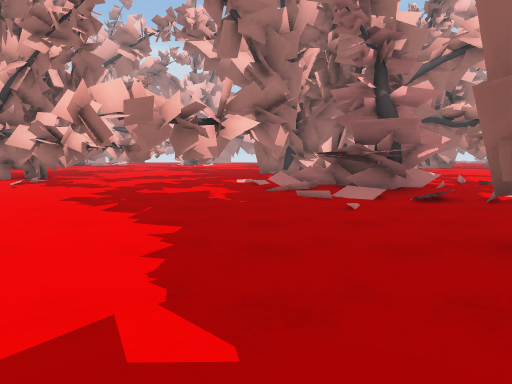
View 1 (above)

24 first-person views from a walk through a scene from a Unity 3-D project. The camera is 1.4 m above the floor, tilts 6° down and sees 75° across. The floor is counted in squares, 2 m on a side. Each view is taken from the middle of a square. On the plan, view 1 faces up. The plan holds only what a view shows up to about 10 squares ahead; the rest is blank. The place goes on beyond the plan.

View 2
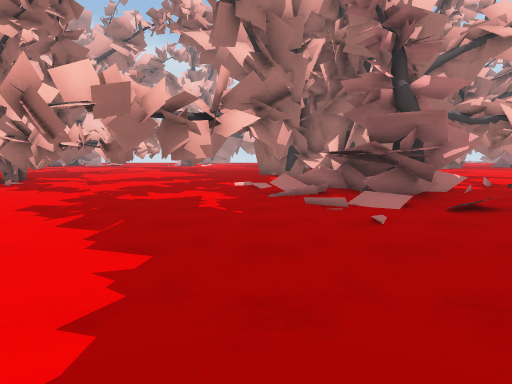

View 3
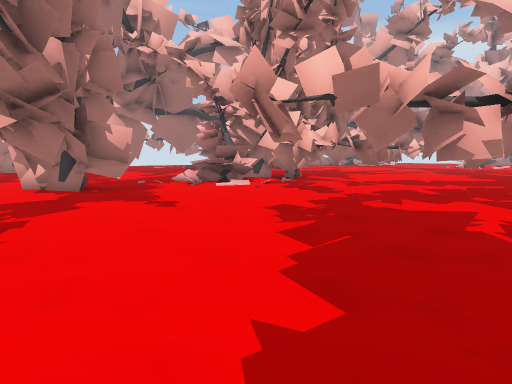

View 4
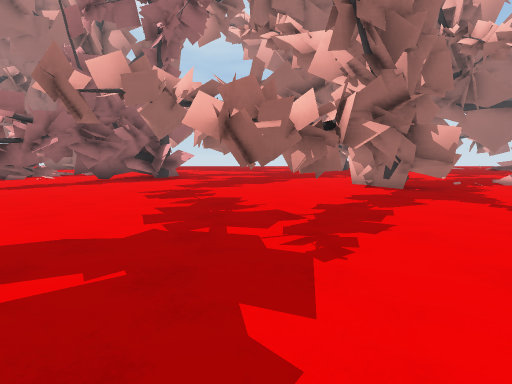

View 5
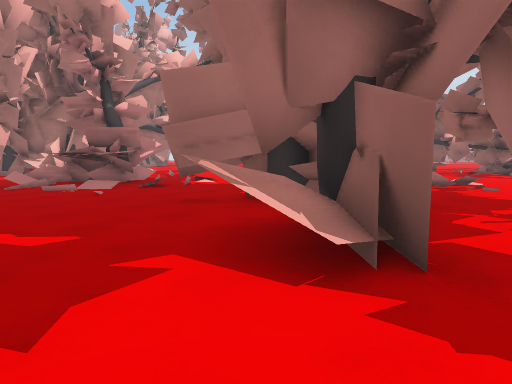

View 6
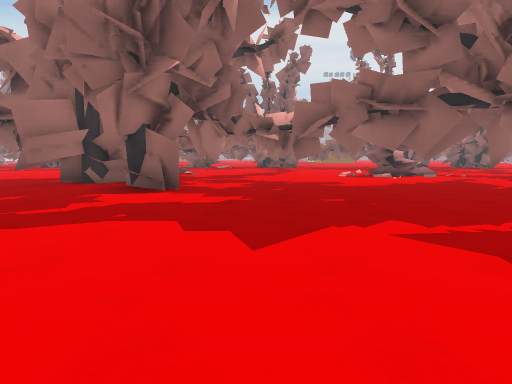

View 7
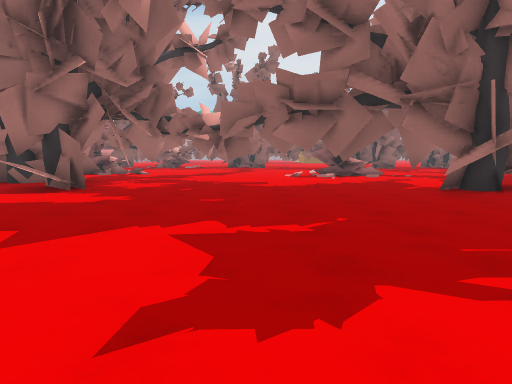

View 8
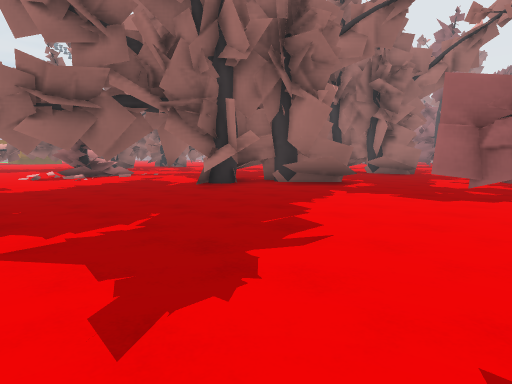

View 9
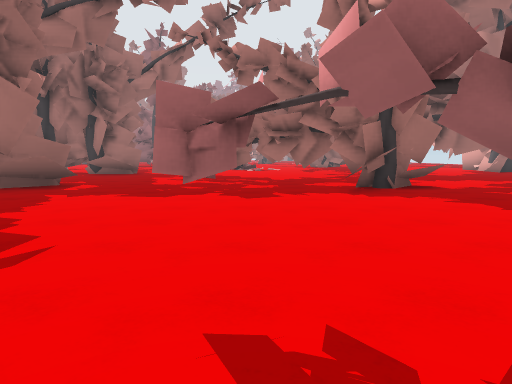

View 10
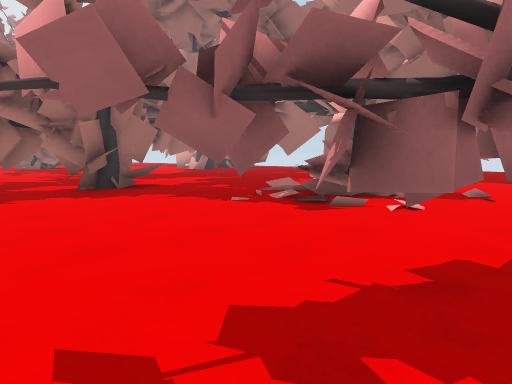

View 11
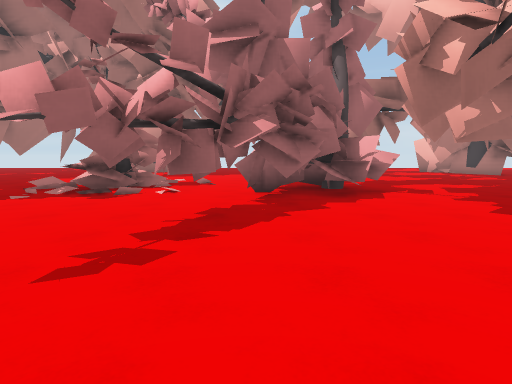

View 12
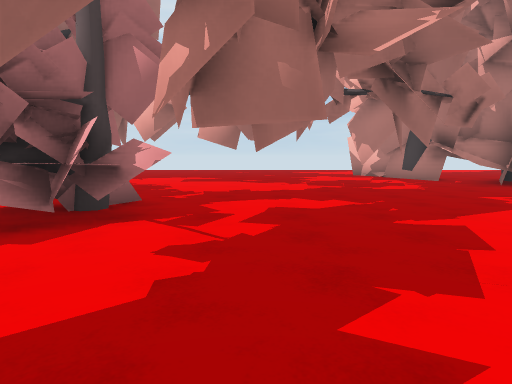

View 13
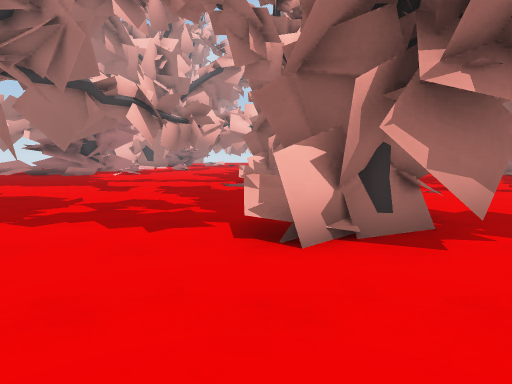

View 14
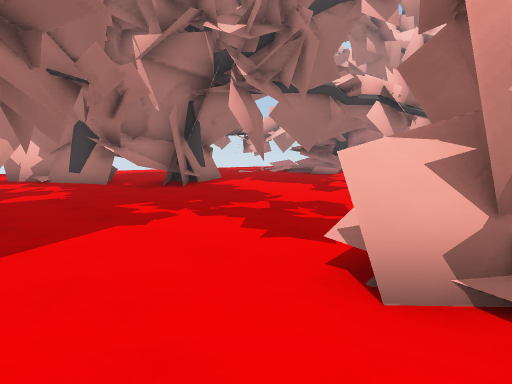

View 15
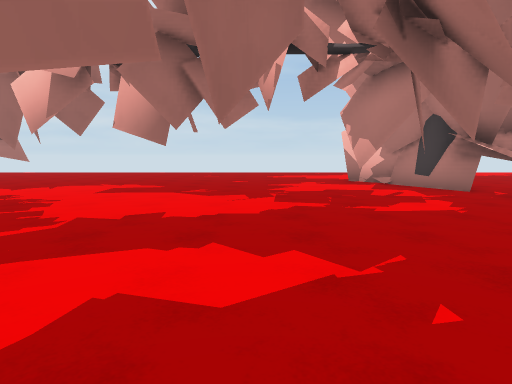

View 16
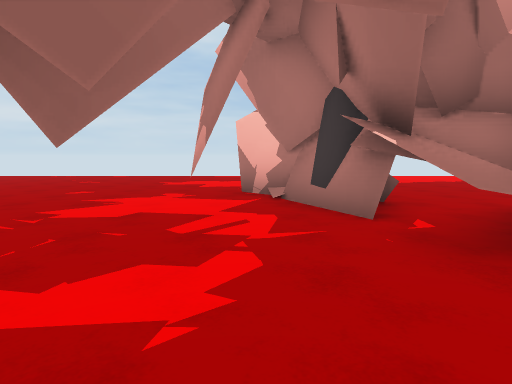

View 17
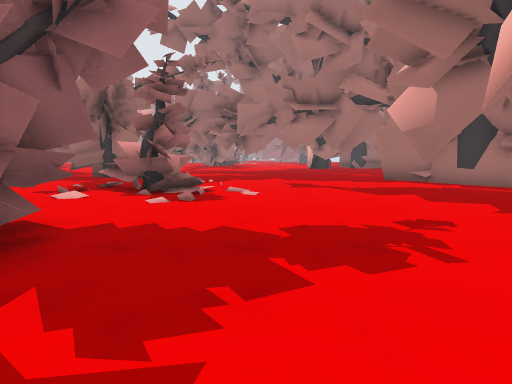

View 18
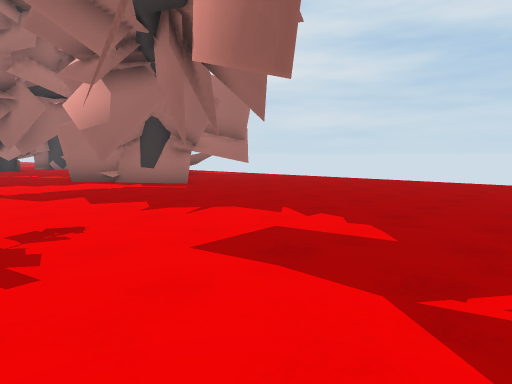

View 19
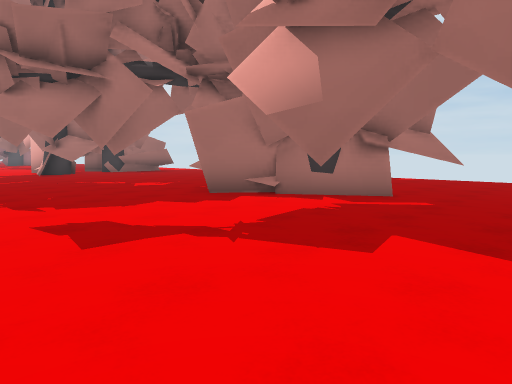

View 20
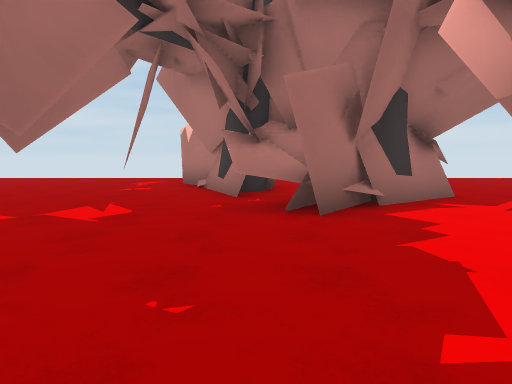

View 21
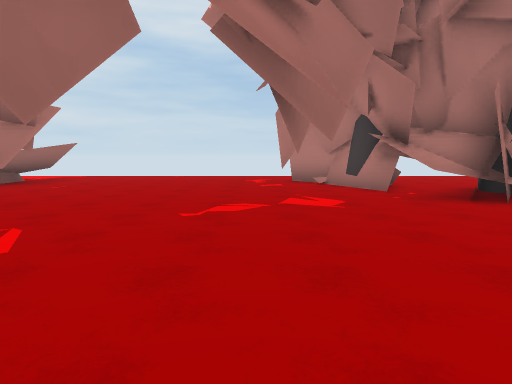

View 22
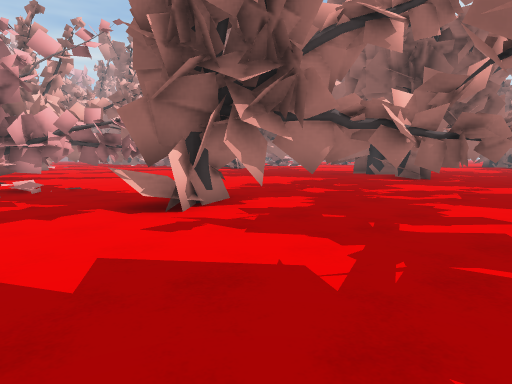

View 23
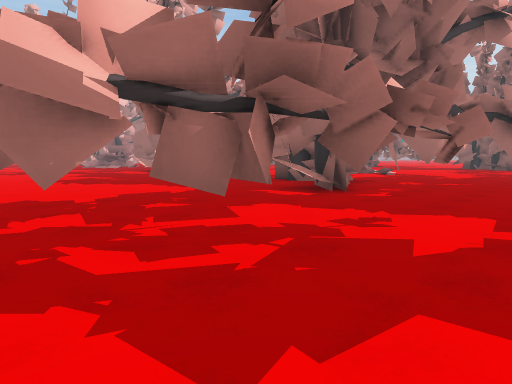

View 24
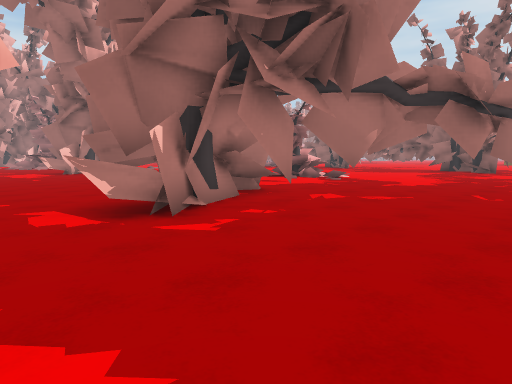

### Floor plan
Key: @ floor where view 1 was taken; # wall or solid block; x gap in a wall; . floor; / step, stairs or slope; ^ raised ledge; T tree; H thing the floor can be seen under or through.
Columns run from 25 left of view 1 to 9 right of it. Each row starts with its distance up from view 1.
 11          ........##......##
 10   ..     .......###.......x   ..
  9   .....   #....  TT#......TT  ..
  8    ..... H.......TT.HH..#..TTT.
  7     ....HH........T..HHH#.TTT..
  6        HH^^............ .../T.
  5      ##HH.........^....x..../
  4     .#..........###..........
  3   ......#... ......##........    T
  2   ..................##.....##    T
  1   ....................##....##   TT
  0   ....... .....#.........@###^.....
 -1 ................ .........#.x. ....
 -2 .............###........... #.
 -3 ......... ...####.............
 -4 ..............####...........#
 -5  ................##..........x
 -6  ............T.....#....... ...
 -7 ... ^......//TT............#...
 -8 ...  #.......TT............x..
 -9  ....HH..................###..
-10   ... HH..................#....
-11     HHH.........##......####....
-12   ###......  ../##......##.......
-13  .#..#.#. ........##......#.##....
-14  ..................##.............
-15  ........... .......###......##
-16  ..........  ..............

Positions as (right, up) in squares from view 1, and headings:
1: (0, 0), facing up
2: (0, 1), facing up
3: (0, 2), facing up-left
4: (0, 1), facing left
5: (-1, -2), facing up-right
6: (-6, -3), facing right
7: (-6, -5), facing right
8: (-6, -4), facing down-right
9: (-6, -4), facing down
10: (-6, -4), facing down-left
11: (-4, -4), facing left
12: (-7, 0), facing left
13: (-9, 1), facing up
14: (-8, 2), facing up-left
15: (-10, 1), facing left
16: (-13, 4), facing left
17: (-14, 0), facing down
18: (-15, 0), facing down-left
19: (-14, -5), facing down-left
20: (-14, -11), facing left
21: (-13, -14), facing left
22: (-12, -16), facing up-right
23: (-7, -16), facing up-right
24: (-3, -16), facing up-right
